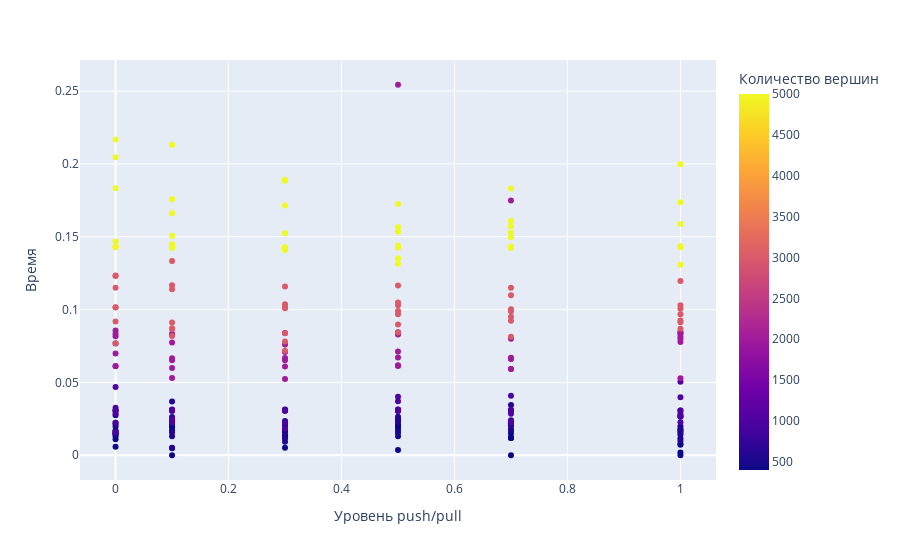

Source (notebook cell):
### Code cell
px.scatter(resume, x = 'Уровень push/pull', y = 'Время', color = 'Количество вершин')

### Figure 1 — Plotly figure (JSON) as saved in the notebook; plotly's stock layout.template omitted (floating-point values rounded to 4 significant figures; data arrays with more than 128 entries replaced by an {"elided": "..."} marker saying what was removed)
{"data": [{"hovertemplate": "Уровень push/pull=%{x}<br>Время=%{y}<br>Количество вершин=%{marker.color}<extra></extra>", "legendgroup": "", "marker": {"color": {"elided": "252 int values"}, "coloraxis": "coloraxis", "symbol": "circle"}, "mode": "markers", "name": "", "orientation": "v", "showlegend": false, "type": "scatter", "x": {"elided": "252 float values"}, "xaxis": "x", "y": {"elided": "252 float values"}, "yaxis": "y"}], "layout": {"coloraxis": {"colorbar": {"title": {"text": "Количество вершин"}}, "colorscale": [[0, "#0d0887"], [0.1111, "#46039f"], [0.2222, "#7201a8"], [0.3333, "#9c179e"], [0.4444, "#bd3786"], [0.5556, "#d8576b"], [0.6667, "#ed7953"], [0.7778, "#fb9f3a"], [0.8889, "#fdca26"], [1, "#f0f921"]]}, "legend": {"tracegroupgap": 0}, "margin": {"t": 60}, "xaxis": {"anchor": "y", "domain": [0, 1], "title": {"text": "Уровень push/pull"}}, "yaxis": {"anchor": "x", "domain": [0, 1], "title": {"text": "Время"}}}}
